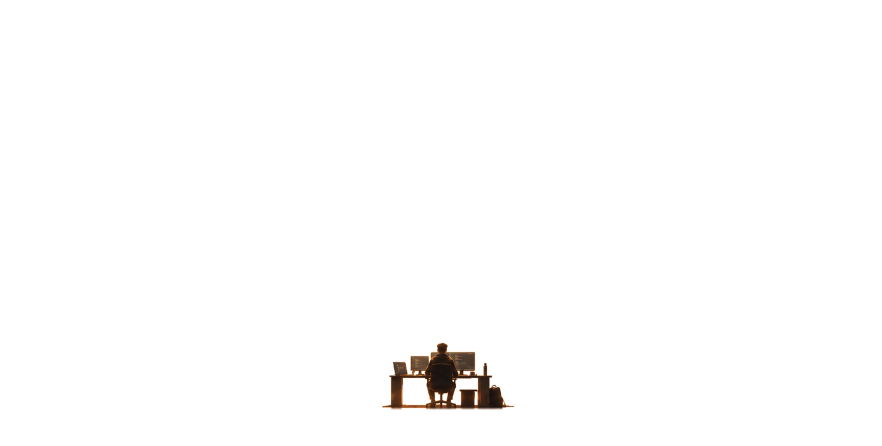
#> input picture v2/assets/person.png, 1763 x 892 px, found by its file name (shown at 1/2 size)
$ python place_person.py
#> lines starting #> are read from the running program, lines starting #| are printed output that depends on the picture; after the words box and inside, x2 and y2 are one past the last pixel; in counts of white or black regions, pixels touching at a corner belong together
"""Encaixa a pessoa (recortada da cena completa) sobre o céu limpo.
Rodar de dentro de v2/:  python tools/place_person.py   (depois de build_assets.py)

assets/person.png (no enquadramento da cena completa) -> assets/person-layer.png
(no enquadramento de background-base.png). As duas imagens não têm o horizonte
na mesma altura, então a pessoa é deslocada para os pés pousarem no chão do céu novo.
"""
import numpy as np
from PIL import Image

# Horizonte (y em px) de cada imagem, medido nas laterais, longe da luz.
HORIZON_SCENE = 796      # assets/background.png
HORIZON_BASE = 812       # assets/background-base.png
CENTER_SHIFT_X = 0       # ajuste fino horizontal (px), se precisar

person = Image.open("assets/person.png").convert("RGBA")
#> person is the input picture: PIL image 1763x892 RGBA; mean R, G, B, A 48, 39.4, 32.9, 2.6
base = Image.open("assets/background-base.png")
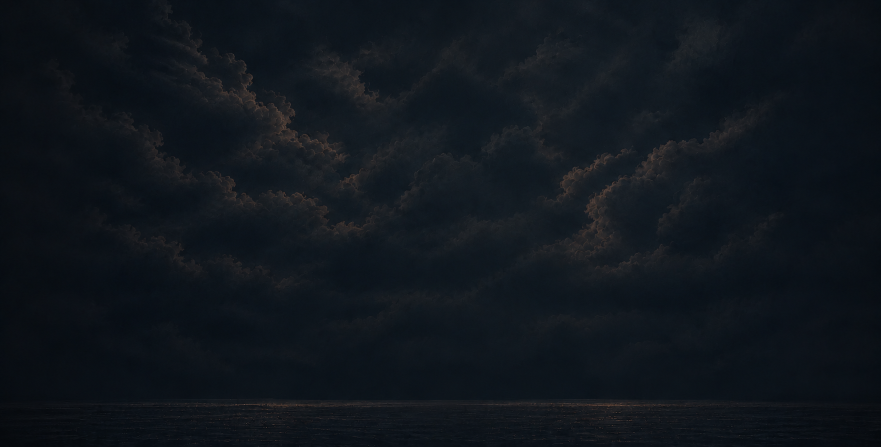
#> input picture v2/assets/background-base.png, 1761 x 893 px, found by its file name (shown at 1/2 size)
#> base is the input picture: PIL image 1761x893 RGB; mean R, G, B 16.1, 22.1, 28.4
W, H = base.size
#> W = 1761; H = 893
sw, sh = person.size
#> sw = 1763; sh = 892

dx = round((W - sw) / 2) + CENTER_SHIFT_X
#> dx = -1
dy = HORIZON_BASE - HORIZON_SCENE
layer = Image.new("RGBA", (W, H), (0, 0, 0, 0))
#> layer: PIL image 1761x893 RGBA; every value is 0
layer.alpha_composite(person, (dx, dy))

# O recorte trouxe uma faixa fina do chão iluminado embaixo da mesa. Nas últimas
# linhas, só fica o que continua algo de cima (pés da mesa, cadeira, lixeira,
# mochila); a faixa horizontal solta sai.
arr = np.asarray(layer).copy()
alpha = arr[..., 3].astype(np.float32) / 255
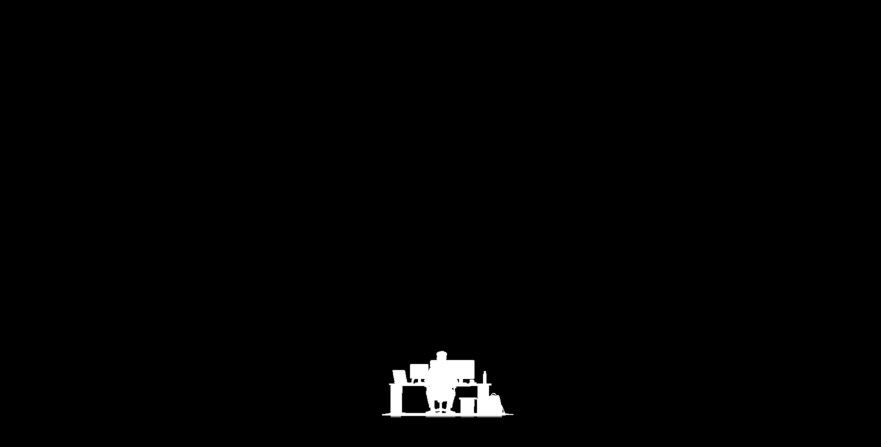
#> alpha: shape (893, 1761) float32 (shown at 1/2 size); min 0, max 1, mean 0.0103
rows = np.nonzero(alpha.max(axis=1) > 0.03)[0]
#> rows = 135 values from 701 to 835
bottom = rows.max()
#> bottom = 835
BAND, LOOK = 10, 12
for y in range(bottom - BAND, bottom + 1):
    above = alpha[y - LOOK]
    alpha[y] *= np.clip((above - 0.3) / 0.4, 0, 1)
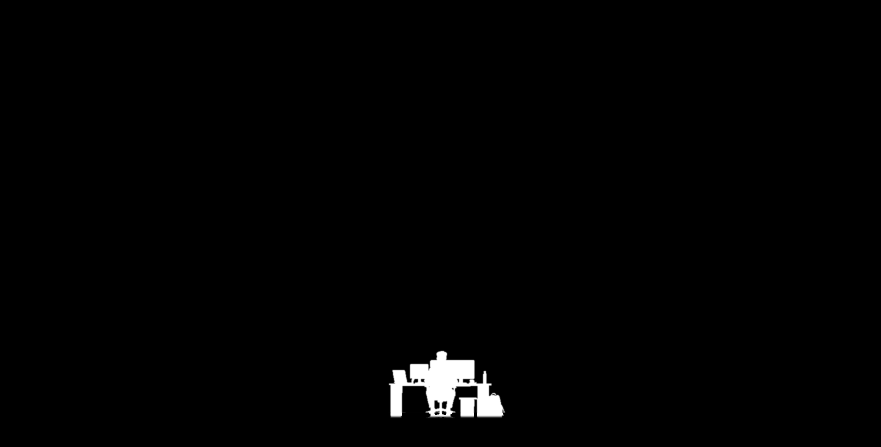
#> alpha: shape (893, 1761) float32 (shown at 1/2 size); 0.08% of pixels changed, all inside (x1, y1, x2, y2) = (762, 825, 1029, 836)
arr[..., 3] = (alpha * 255 + 0.5).astype(np.uint8)
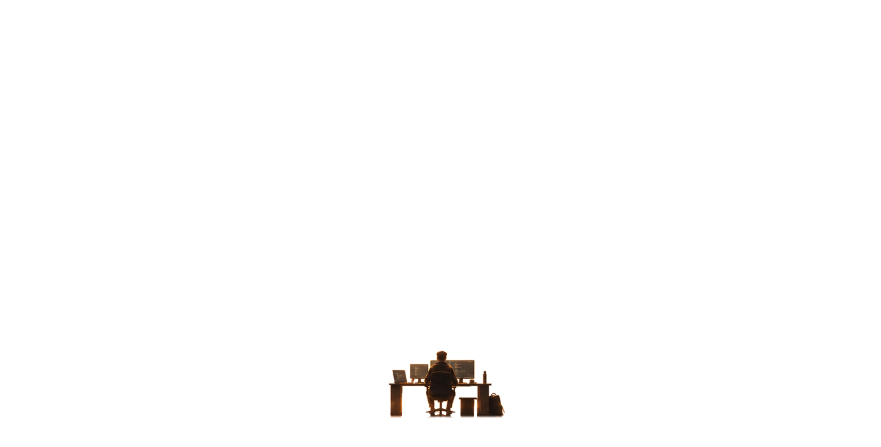
#> arr: shape (893, 1761, 4) (shown at 1/2 size); mean R, G, B, A 1.3, 0.8, 0.4, 2.5; transparent parts drawn white
layer = Image.fromarray(arr, "RGBA")
layer.save("assets/person-layer.png")

# prévia estática
comp = base.convert("RGBA")
comp.alpha_composite(layer)
comp.convert("RGB").save("assets/preview-person.jpg", quality=90)
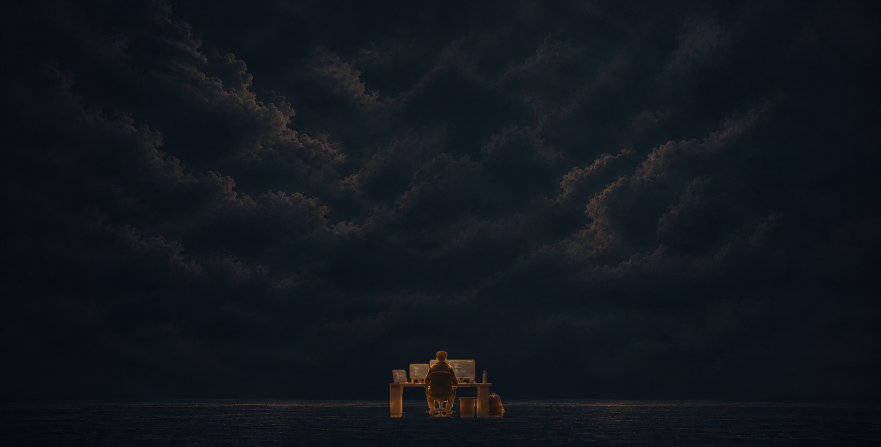
#> saved as preview-person.jpg: PIL image 1761x893 RGB (shown at 1/2 size); mean R, G, B 16.7, 22.3, 28.4
a = np.asarray(layer)[..., 3]
ys, xs = np.nonzero(a > 8)
#> ys = 17310 values from 701 to 835; xs = 17310 values, max 1010 at index 15604, min 777 at index 7052, mean 892.1
print(f"deslocamento dx={dx} dy={dy}; pessoa em x {xs.min()}..{xs.max()}, y {ys.min()}..{ys.max()} de {W}x{H}")
#| deslocamento dx=-1 dy=16; pessoa em x 777..1010, y 701..835 de 1761x893
